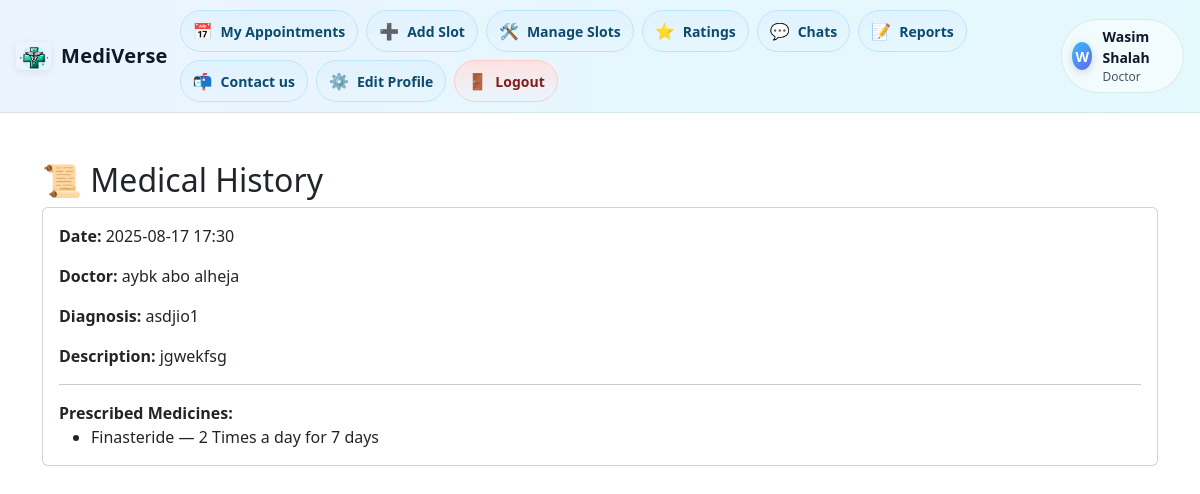
Screenshot of /labs/Doctors/Doctor/patient_history.php?patient_id=29 (signed in) with the database file from the repository.
### tables this page shows
CREATE TABLE `medical_reports` (
  `id` int(11) NOT NULL,
  `doctor_id` int(11) NOT NULL,
  `appointment_id` int(11) DEFAULT NULL,
  `diagnosis` text DEFAULT NULL,
  `created_at` datetime DEFAULT current_timestamp(),
  `patient_id` int(11) NOT NULL,
  `description` text NOT NULL
);

CREATE TABLE `appointments` (
  `id` int(11) NOT NULL,
  `patient_id` int(11) DEFAULT NULL,
  `doctor_id` int(11) DEFAULT NULL,
  `appointment_datetime` datetime NOT NULL,
  `status` enum('scheduled','completed','canceled') NOT NULL DEFAULT 'scheduled',
  `visit_duration_minutes` int(11) DEFAULT NULL,
  `follow_up_required` tinyint(1) DEFAULT 0,
  `reason` text DEFAULT NULL,
  `created_at` timestamp NOT NULL DEFAULT current_timestamp(),
  `slot_id` int(11) DEFAULT NULL
);

CREATE TABLE `users` (
  `id` int(11) NOT NULL,
  `name` varchar(100) NOT NULL,
  `username` varchar(50) NOT NULL,
  `email` varchar(100) NOT NULL,
  `email_verified` tinyint(1) NOT NULL DEFAULT 0,
  `verify_token` varchar(255) DEFAULT NULL,
  `verify_expires` datetime DEFAULT NULL,
  `profile_image` varchar(255) DEFAULT NULL,
  `phone` varchar(20) DEFAULT NULL,
  `location` varchar(100) DEFAULT NULL,
  `password` varchar(255) NOT NULL,
  `temp_password` tinyint(1) DEFAULT 0,
  `role` enum('patient','doctor','admin') DEFAULT 'patient',
  `gender` enum('male','female','other') DEFAULT NULL,
  `height_cm` decimal(5,2) DEFAULT NULL,
  `weight_kg` decimal(5,2) DEFAULT NULL,
  `bmi` decimal(5,2) DEFAULT NULL,
  `date_of_birth` date DEFAULT NULL,
  `license_number` varchar(50) DEFAULT NULL,
  `specialization_id` int(11) DEFAULT NULL,
  `is_active` tinyint(1) NOT NULL DEFAULT 1,
  `created_at` timestamp NOT NULL DEFAULT current_timestamp(),
  `reset_token` varchar(255) DEFAULT NULL,
  `token_expiry` datetime DEFAULT NULL,
  `user_id` int(10) NOT NULL,
  `block_reason` text DEFAULT NULL,
  `blocked_at` datetime DEFAULT NULL,
  `is_blocked` tinyint(1) DEFAULT 0,
  `user_deleted` tinyint(1) DEFAULT 0,
  `delete_reason` text DEFAULT NULL,
  `blocked_by` int(11) DEFAULT NULL,
  `deleted_by` int(11) DEFAULT NULL,
  `deleted_reason` varchar(255) DEFAULT NULL,
  `verification_code` varchar(10) DEFAULT NULL,
  `is_activated` tinyint(1) NOT NULL DEFAULT 0
);

CREATE TABLE `prescribed_medicines` (
  `id` int(11) NOT NULL,
  `report_id` int(11) DEFAULT NULL,
  `medicine_id` int(11) DEFAULT NULL,
  `dosage_form` varchar(120) DEFAULT NULL,
  `strength` varchar(120) DEFAULT NULL,
  `pills_per_day` int(11) DEFAULT NULL,
  `duration_days` int(11) DEFAULT NULL,
  `doctor_id` int(11) NOT NULL,
  `patient_id` int(11) NOT NULL,
  `used_status` enum('ISSUED','USED') NOT NULL DEFAULT 'ISSUED',
  `used_at` datetime DEFAULT NULL
);

CREATE TABLE `medicines` (
  `id` int(11) NOT NULL,
  `name` varchar(100) NOT NULL,
  `generic_name` varchar(120) DEFAULT NULL,
  `dosage_form` varchar(120) DEFAULT NULL,
  `strength` varchar(120) DEFAULT NULL,
  `is_otc` tinyint(1) NOT NULL DEFAULT 0,
  `created_at` datetime NOT NULL DEFAULT current_timestamp(),
  `updated_at` datetime DEFAULT NULL ON UPDATE current_timestamp(),
  `is_prescription_required` tinyint(1) DEFAULT 0
);

### labs/Doctors/Doctor/patient_history.php (the view, shortened to what this page needs)
<?php
require_once '../config.php';
require '../navbar_loggedin.php';
$patient_id = isset($_GET['patient_id']) ? (int)$_GET['patient_id'] : 0;
function table_exists(mysqli $c, string $t): bool {
    $q = $c->prepare("SELECT 1 FROM information_schema.TABLES
                      WHERE TABLE_SCHEMA = DATABASE() AND TABLE_NAME=? LIMIT 1");
    $q->bind_param("s",$t);
    $q->execute();
    $ok=(bool)$q->get_result()->num_rows;
    return $ok;
}
function col_exists(mysqli $c, string $t, string $col): bool {
    $q = $c->prepare("SELECT 1 FROM information_schema.COLUMNS
                      WHERE TABLE_SCHEMA = DATABASE() AND TABLE_NAME=? AND COLUMN_NAME=? LIMIT 1");
    $q->bind_param("ss",$t,$col);
    $q->execute();
    $ok=(bool)$q->get_result()->num_rows;
    return $ok;
}
function pick_expr(mysqli $c, string $t, array $cands, string $alias): string {
    foreach ($cands as $col)
        if (col_exists($c,$t,$col)) return "r.$col AS $alias";
    return "NULL AS $alias";
}
$rep_tbl = table_exists($conn,'reports') ? 'reports' :
           (table_exists($conn,'medical_reports') ? 'medical_reports' : '');
$has_created = col_exists($conn,$rep_tbl,'created_at');
$has_appt_dt = col_exists($conn,'appointments','appointment_datetime');
$has_pm_strength = col_exists($conn, 'prescribed_medicines', 'strength');
$has_pm_form     = col_exists($conn, 'prescribed_medicines', 'dosage_form');
$has_m_strength  = col_exists($conn, 'medicines', 'strength');
$has_m_form      = col_exists($conn, 'medicines', 'dosage_form');
$date_select = $has_appt_dt ? "a.appointment_datetime AS appt_dt" : "NULL AS appt_dt";
$order_by    = $has_created ? "ORDER BY r.created_at DESC" : "ORDER BY appt_dt DESC, r.id DESC";
$selects = [
  "r.id",
  pick_expr($conn,$rep_tbl,['diagnosis'],'diagnosis'),
  pick_expr($conn,$rep_tbl,['description','notes','report_text'],'description'),
  pick_expr($conn,$rep_tbl,['height','height_cm'],'height'),
  pick_expr($conn,$rep_tbl,['weight','weight_kg'],'weight'),
  pick_expr($conn,$rep_tbl,['bmi'],'bmi'),
  $date_select,
  "du.name AS doctor_name",
];
$sql = "
  SELECT
    ".implode(",\n    ", $selects)."
  FROM `$rep_tbl` r
  JOIN appointments a ON a.id = r.appointment_id
  JOIN users du       ON du.id = r.doctor_id
  WHERE r.patient_id = ?
  $order_by
";
$stmt = $conn->prepare($sql);
$stmt->bind_param("i",$patient_id);
$stmt->execute();
$result = $stmt->get_result();
$dosage_form_expr = $has_pm_form
    ? "pm.dosage_form AS dosage_form"
    : ($has_m_form ? "m.dosage_form AS dosage_form" : "NULL AS dosage_form");
$strength_expr = $has_pm_strength
    ? "pm.strength AS strength"
    : ($has_m_strength ? "m.strength AS strength" : "NULL AS strength");
$med_sql = "
  SELECT
      m.name,
      $dosage_form_expr,
      $strength_expr,
      pm.pills_per_day,
      pm.duration_days
  FROM prescribed_medicines pm
  JOIN medicines m ON m.id = pm.medicine_id
  WHERE pm.report_id = ?
";
$med_q = $conn->prepare($med_sql);
?>
<!DOCTYPE html>
<html>
<head>
  <link href="https://cdn.jsdelivr.net/npm/bootstrap@5.3.2/dist/css/bootstrap.min.css" rel="stylesheet">
</head>
<body>
<div class="container mt-5">
  <h2>📜 Medical History</h2>
  <?php if ($result->num_rows > 0): ?>
    <?php while ($row = $result->fetch_assoc()): ?>
      <?php
        $when = '-';
        if (!empty($row['appt_dt'])) {
            $ts = strtotime($row['appt_dt']);
            $when = $ts ? date('Y-m-d H:i', $ts) : htmlspecialchars($row['appt_dt']);
        }
      ?>
      <div class="card mb-3">
        <div class="card-body">
          <p><strong>Date:</strong> <?= $when ?></p>
          <p><strong>Doctor:</strong> <?= htmlspecialchars($row['doctor_name'] ?? '-') ?></p>
          <p><strong>Diagnosis:</strong> <?= htmlspecialchars($row['diagnosis'] ?? '-') ?></p>
          <p><strong>Description:</strong> <?= nl2br(htmlspecialchars($row['description'] ?? '-')) ?></p>
          <hr>
          <strong>Prescribed Medicines:</strong>
          <ul class="mb-0">
            <?php
              if ($med_q) {
                $rid = (int)$row['id'];
                $med_q->bind_param("i",$rid);
                $med_q->execute();
                $meds = $med_q->get_result();
                if ($meds->num_rows === 0) {
                    echo "<li>None</li>";
                } else {
                    while ($med = $meds->fetch_assoc()) {
                        $name     = htmlspecialchars($med['name'] ?? '—');
                        $ppd      = (int)($med['pills_per_day'] ?? 0);
                        $days     = (int)($med['duration_days'] ?? 0);
                        $extra = [];
                        $meta = count($extra) ? ' — ' . implode(' · ', $extra) : '';
                        echo "<li>{$name}{$meta} — {$ppd} Times a day for {$days} days</li>";
                    }
                }
              } else {
                echo "<li>Error loading medicines.</li>";
              }
            ?>
          </ul>
        </div>
      </div>
    <?php endwhile; ?>
  <?php else: ?>
    <p>No medical history found.</p>
  <?php endif; ?>
</div>
</body>
</html>

### labs/Doctors/navbar_loggedin.php (style rules this page uses)
:root { --bg: rgba(255,255,255,.65); --bg-dark: rgba(17,24,39,.65); --fg: #0f172a; --fg-subtle:#475569; --ring: rgba(59,130,246,.35); }

### rows the page displays
medical_reports: appointment.appointment_datetime "2025-08-17 17:30", doctor.name "aybk abo alheja", diagnosis "asdjio1", description "jgwekfsg"
prescribed_medicines: medicine.name "Finasteride", pills_per_day "2", duration_days "7"

### other values shown
$initial "W"
$name ?: 'User' "Wasim Shalah"
$role "Doctor"
